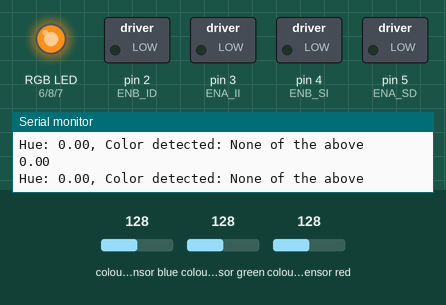
A sketch run on a simulated Arduino Mega 2560, built with avr-gcc and run on an emulated ATmega2560. On the bench: switched loads named in the sketch (green lamp = pin HIGH), an RGB LED mixed from three pins (HIGH = lit), the last lines printed to the serial monitor. Dashed ring = blinking. The inputs (shaded band) are chosen by the test bench; at power-on: colour sensor blue 128, colour sensor green 128, colour sensor red 128.

Above: at 2.9 s.
3.0 s: colour sensor blue set to 123
At 5.7 s:
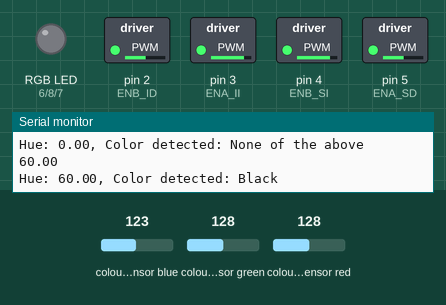
9.0 s: colour sensor green set to 127
At 11.7 s:
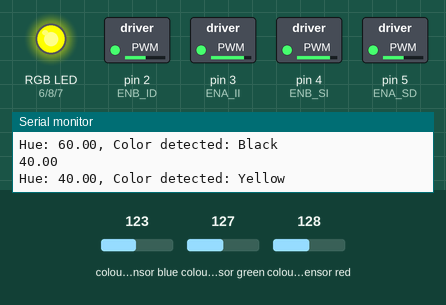
15.0 s: colour sensor red set to 191
At 18.1 s:
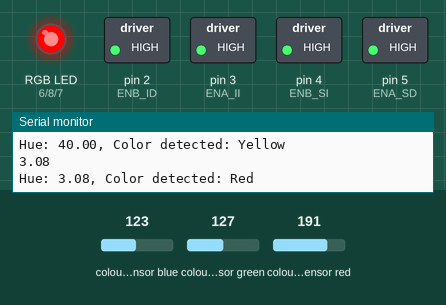
Timing chart, 0 to 19.6 s (numbered marks = the images above; inputs shaded):
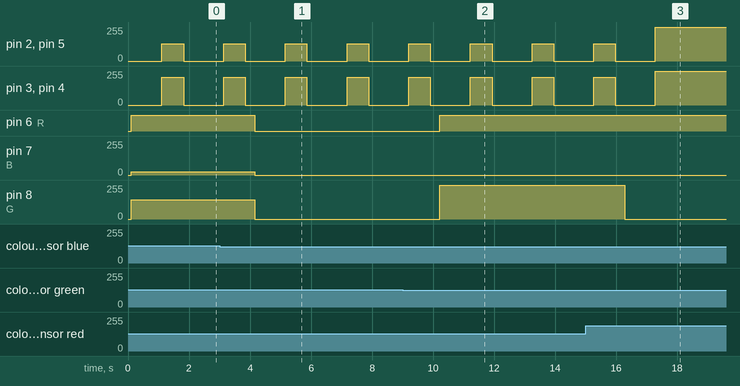

The sketch:

ColorSensing.ino
```cpp
#include <Wire.h>
#include "Adafruit_TCS34725.h"
#include "ColorConverterLib.h"

Adafruit_TCS34725 tcs = Adafruit_TCS34725(TCS34725_INTEGRATIONTIME_50MS, TCS34725_GAIN_1X);

const int R = 6;
const int G = 8;
const int B = 7;

// Motores
//  Pines motor superior izquierdo
const int IN1_SI = 43;
const int IN2_SI = 42;
const int ENB_SI = 4;
const int ENC_A_SI = 29;
const int ENC_B_SI = 28;

// Pines motor superior derecho
const int IN1_SD = 45;
const int IN2_SD = 44;
const int ENA_SD = 5;
const int ENC_A_SD = 25;
const int ENC_B_SD = 24;

// Pines motor inferior izquierdo
const int IN1_II = 41;
const int IN2_II = 40;
const int ENA_II = 3;
const int ENC_A_II = 27;
const int ENC_B_II = 26;

// Pines motor inferior derecho
const int IN1_ID = 39;
const int IN2_ID = 38;
const int ENB_ID = 2;
const int ENC_A_ID = 31;
const int ENC_B_ID = 30;

void adelante(){
    // Motor superior derecho
    digitalWrite(IN1_SD,HIGH);
    digitalWrite(IN2_SD,LOW);
    analogWrite(ENA_SD,130);

    // Motor inferior derecho
    digitalWrite(IN1_ID,LOW);
    digitalWrite(IN2_ID,HIGH);
    analogWrite(ENB_ID,130);

    // Motor inferior izquierdo
    digitalWrite(IN1_II,LOW);
    digitalWrite(IN2_II,HIGH);
    analogWrite(ENA_II,210);


    // Motor superior izquierdo
    digitalWrite(IN1_SI,HIGH);
    digitalWrite(IN2_SI,LOW);
    analogWrite(ENB_SI,210);

    delay(710);
}

void detener(){
    // Motor superior derecho
    digitalWrite(IN1_SD,HIGH);
    digitalWrite(IN2_SD,LOW);
    analogWrite(ENA_SD,0);

    // Motor inferior derecho
    digitalWrite(IN1_ID,LOW);
    digitalWrite(IN2_ID,HIGH);
    analogWrite(ENB_ID,0);

    // Motor inferior izquierdo
    digitalWrite(IN1_II,LOW);
    digitalWrite(IN2_II,HIGH);
    analogWrite(ENA_II,0);


    // Motor superior izquierdo
    digitalWrite(IN1_SI,HIGH);
    digitalWrite(IN2_SI,LOW);
    analogWrite(ENB_SI,0);

    delay(200);
}

void ramp(){
    // Motor superior derecho
    digitalWrite(IN1_SD,HIGH);
    digitalWrite(IN2_SD,LOW);
    analogWrite(ENA_SD,255);

    // Motor inferior derecho
    digitalWrite(IN1_ID,LOW);
    digitalWrite(IN2_ID,HIGH);
    analogWrite(ENB_ID,255);

    // Motor inferior izquierdo
    digitalWrite(IN1_II,LOW);
    digitalWrite(IN2_II,HIGH);
    analogWrite(ENA_II,255);


    // Motor superior izquierdo
    digitalWrite(IN1_SI,HIGH);
    digitalWrite(IN2_SI,LOW);
    analogWrite(ENB_SI,255);

    delay(10000);
}

String getColor(double hue)
{
    Serial.println(hue);
    if (hue > 30 && hue < 59.5) {
        return "Yellow";
    }
    else if (hue > 59.9 && hue < 65) {
        return "Black";
    }
    else if (hue > 222 && hue < 265) {
        return "Purple";
    }
    else if (hue > 195 && hue < 222) {
        return "Blue";
    }
    else if (hue > 300 && hue < 360) {
        return "Pink";
    }
    else if (hue > 0 && hue < 25) {
        return "Red";
    }
    else if (hue > 85 && hue < 125) {
        return "Green";
    }
    else {
        return "None of the above";
    }
}

void showColor(String color){
    if(color == "Yellow"){
      analogWrite(R,255);
      analogWrite(G,255);
      analogWrite(B,0);
    }else if(color == "Black"){
      analogWrite(R,0);
      analogWrite(G,0);
      analogWrite(B,0);
    }else if(color == "Purple"){
      analogWrite(R,100);
      analogWrite(G,0);
      analogWrite(B,100);
    }else if(color == "Blue"){
      analogWrite(R,0);
      analogWrite(G,0);
      analogWrite(B,255);
    }else if(color == "Pink"){
      analogWrite(R,255);
      analogWrite(G,23);
      analogWrite(B,192);
    }else if(color == "Red"){
      analogWrite(R,255);
      analogWrite(G,0);
      analogWrite(B,0);
    }else if(color == "Green"){
      analogWrite(R,0);
      analogWrite(G,255);
      analogWrite(B,0);
    }else{
      analogWrite(R,255);
      analogWrite(G,143);
      analogWrite(B,23);
    }
}

void setup()
{
  Serial.begin(9600);
  if (!tcs.begin()) {
    Serial.println("No se detectó el sensor TCS34725. Verifique la conexión.");
    while (1);
  }else{
    Serial.println("Se inicio correctamente");
  }
  pinMode(R, OUTPUT);
  pinMode(G, OUTPUT);
  pinMode(B, OUTPUT);
}

bool redDetected = false;

void loop()
{
  if (!redDetected){
      uint16_t clear, red, green, blue;

      tcs.setInterrupt(false);
      delay(60); // Takes 60ms to capture the color
      tcs.getRawData(&red, &green, &blue, &clear);
      tcs.setInterrupt(true);

      // Make rgb measurement relative
      uint32_t sum = clear;
      float r, g, b;
      r = red; r /= sum;
      g = green; g /= sum;
      b = blue; b /= sum;

      // Scale rgb to bytes
      r *= 256; g *= 256; b *= 256;

      // Convert to hue, saturation, value
      double hue, saturation, value;
      ColorConverter::RgbToHsv(static_cast<uint8_t>(r), static_cast<uint8_t>(g), static_cast<uint8_t>(b), hue, saturation, value);

      // Show color name
      String detectedColor = getColor(hue * 360);
      Serial.println("Hue: " + String(hue * 360) + ", Color detected: " + detectedColor);  // Print hue and detected color
      showColor(detectedColor);
      if (detectedColor == "Red") {
        redDetected = true;
      }
      // differentColor();
      delay(1000);

      if (!redDetected) {
        adelante();
        detener();
      }
  }
  else {
      ramp();
  }
}
```

ColorConverterLib.cpp
```cpp
// (licence header left out)
#include "ColorConverterLib.h"

void ColorConverter::RgbToHsv(uint8_t red, uint8_t green, uint8_t blue, double& hue, double& saturation, double& value)
{
	auto rd = static_cast<double>(red) / 255;
	auto gd = static_cast<double>(green) / 255;
	auto bd = static_cast<double>(blue) / 255;
	auto max = threeway_max(rd, gd, bd), min = threeway_min(rd, gd, bd);

	value = max;

	auto d = max - min;
	saturation = max == 0 ? 0 : d / max;

	hue = 0;
	if (max != min)
	{
		if (max == rd)
		{
			hue = (gd - bd) / d + (gd < bd ? 6 : 0);
		}
		else if (max == gd)
		{
			hue = (bd - rd) / d + 2;
		}
		else if (max == bd)
		{
			hue = (rd - gd) / d + 4;
		}
		hue /= 6;
	}
}


void ColorConverter::RgbToHsl(uint8_t red, uint8_t green, uint8_t blue, double& hue, double& saturation, double& lighting)
{
	auto rd = static_cast<double>(red) / 255;
	auto gd = static_cast<double>(green) / 255;
	auto bd = static_cast<double>(blue) / 255;

	auto max = threeway_max(rd, gd, bd);
	auto min = threeway_min(rd, gd, bd);

	double h, s, l = (max + min) / 2;

	if (max == min)
	{
		h = s = 0; // achromatic
	}
	else
	{
		auto d = max - min;
		s = l > 0.5 ? d / (2 - max - min) : d / (max + min);
		if (max == rd)
		{
			h = (gd - bd) / d + (gd < bd ? 6 : 0);
		}
		else if (max == gd)
		{
			h = (bd - rd) / d + 2;
		}
		else if (max == bd)
		{
			h = (rd - gd) / d + 4;
		}
		h /= 6;
	}

	hue = h;
	saturation = s;
	lighting = l;
}

void ColorConverter::HsvToRgb(double hue, double saturation, double value, uint8_t& red, uint8_t& green, uint8_t& blue)
{
	double r, g, b;

	auto i = static_cast<int>(hue * 6);
	auto f = hue * 6 - i;
	auto p = value * (1 - saturation);
	auto q = value * (1 - f * saturation);
	auto t = value * (1 - (1 - f) * saturation);

	switch (i % 6)
	{
	case 0: r = value , g = t , b = p;
		break;
	case 1: r = q , g = value , b = p;
		break;
	case 2: r = p , g = value , b = t;
		break;
	case 3: r = p , g = q , b = value;
		break;
	case 4: r = t , g = p , b = value;
		break;
	case 5: r = value , g = p , b = q;
		break;
	}

	red = static_cast<uint8_t>(r * 255);
	green = static_cast<uint8_t>(g * 255);
	blue = static_cast<uint8_t>(b * 255);
}


void ColorConverter::HslToRgb(double hue, double saturation, double lightness, uint8_t& red, uint8_t& green, uint8_t& blue)
{
	double r, g, b;

	if (saturation == 0)
	{
		r = g = b = lightness; // achromatic
	}
	else
	{
		auto q = lightness < 0.5 ? lightness * (1 + saturation) : lightness + saturation - lightness * saturation;
		auto p = 2 * lightness - q;
		r = hue2rgb(p, q, hue + 1 / 3.0);
		g = hue2rgb(p, q, hue);
		b = hue2rgb(p, q, hue - 1 / 3.0);
	}

	red = static_cast<uint8_t>(r * 255);
	green = static_cast<uint8_t>(g * 255);
	blue = static_cast<uint8_t>(b * 255);
}

void ColorConverter::TemperatureToRgb(int kelvin, uint8_t& red, uint8_t& green, uint8_t& blue)
{
	auto temp = kelvin / 100;

	if (temp <= 66)
	{
		red = 255;
		green = 99.4708025861 * log(temp) - 161.1195681661;

		if (temp <= 19)
		{
			blue = 0;
		}
		else
		{
			blue = 138.5177312231 * log(temp - 10) - 305.0447927307;
		}
	}
	else
	{
		red = 329.698727446 * pow(temp - 60, -0.1332047592);
		green = 288.1221695283 * pow(temp - 60, -0.0755148492);
		blue = 255;
	}
}

void ColorConverter::HexToRgb(String hex, uint8_t& red, uint8_t& green, uint8_t& blue)
{
	long number;
	if(hex[0] == '#')  number = strtol(&hex[1], nullptr, 16);
	else number = strtol(&hex[0], nullptr, 16);
	red = number >> 16;
	green = number >> 8 & 0xFF;
	blue = number & 0xFF;
}

void ColorConverter::RgbToHex(uint8_t red, uint8_t green, uint8_t blue, String &hex)
{
	char hexArray[6] = { 0 };
	sprintf(hexArray, "%02X%02X%02X", red, green, blue);
	hex = hexArray;
}


double inline ColorConverter::threeway_max(double a, double b, double c)
{
	return max(a, max(b, c));
}

double inline ColorConverter::threeway_min(double a, double b, double c)
{
	return min(a, min(b, c));
}

double ColorConverter::hue2rgb(double p, double q, double t)
{
	if (t < 0) t += 1;
	if (t > 1) t -= 1;
	if (t < 1 / 6.0) return p + (q - p) * 6 * t;
	if (t < 1 / 2.0) return q;
	if (t < 2 / 3.0) return p + (q - p) * (2 / 3.0 - t) * 6;
	return p;
}
```

ColorConverterLib.h
```cpp
// (licence header left out)
#ifndef _COLORCONVERTER_h
#define _COLORCONVERTER_h

#if defined(ARDUINO) && ARDUINO >= 100
	#include "Arduino.h"
#else
	#include "WProgram.h"
#endif

class ColorConverter
{

public:
	static void RgbToHsv(uint8_t r, uint8_t g, uint8_t b, double &hue, double &saturation, double &value);

	static void RgbToHsl(uint8_t red, uint8_t green, uint8_t blue, double &hue, double &saturation, double &lighting);

	static void HsvToRgb(double hue, double saturation, double value, uint8_t & red, uint8_t & green, uint8_t & blue);

	static void HslToRgb(double hue, double saturation, double lightness, uint8_t &red, uint8_t &green, uint8_t &blue);

	static void TemperatureToRgb(int kelvin, uint8_t & red, uint8_t & green, uint8_t & blue);

	static void HexToRgb(String hex, uint8_t& r, uint8_t& g, uint8_t& b);

	static void RgbToHex(uint8_t r, uint8_t g, uint8_t b, String &hex);

private:
	static double threeway_max(double a, double b, double c);
	static double threeway_min(double a, double b, double c);
	static double hue2rgb(double p, double q, double t);
};
#endif
```

RGB.ino
```cpp
// const int R = 6;
// const int G = 8;
// const int B = 7;

// void differentColor() {
//   // Yellow
//   Serial.println("Yellow");
//   analogWrite(R, 255);
//   analogWrite(G, 255);
//   analogWrite(B, 0);
//   delay(2000);

//   // Black
//   Serial.println("Black");
//   analogWrite(R, 0);
//   analogWrite(G, 0);
//   analogWrite(B, 0);
//   delay(2000);

//   // Purple
//   Serial.println("Purple");
//   analogWrite(R, 31);
//   analogWrite(G, 0);
//   analogWrite(B, 56);
//   delay(2000);

//   // Blue
//   Serial.println("Blue");
//   analogWrite(R, 0);
//   analogWrite(G, 0);
//   analogWrite(B, 255);
//   delay(2000);

//   // Pink
//   Serial.println("Pink");
//   analogWrite(R, 255);
//   analogWrite(G, 0);
//   analogWrite(B, 200);
//   delay(2000);

//   // Red
//   Serial.println("Red");
//   analogWrite(R, 255);
//   analogWrite(G, 0);
//   analogWrite(B, 0);
//   delay(2000);

//   // Green
//   Serial.println("Green");
//   analogWrite(R, 0);
//   analogWrite(G, 255);
//   analogWrite(B, 0);
//   delay(2000);
// }

// void setup() {
//   Serial.begin(9600);
//   pinMode(R,OUTPUT);
//   pinMode(G,OUTPUT);
//   pinMode(B,OUTPUT);
// }

// void loop() {
//   differentColor();
// }
```

Measured:
- the behaviour switches between 128 and 127 on colour sensor blue (found by bisection; images 0 and 1)
- the behaviour switches between 128 and 127 on colour sensor green (found by bisection; images 1 and 2)
- after the input at 3.0 s, pin 6 (R): HIGH → LOW after 1.2 s; pin 7 (B): 23/255 → 0/255 after 1.2 s; pin 8 (G): 143/255 → 0/255 after 1.2 s
- after the input at 9.0 s, pin 6 (R): LOW → HIGH after 1.2 s; pin 8 (G): 0/255 → 255/255 after 1.2 s
- after the input at 15.0 s, pin 8 (G): 255/255 → 0/255 after 1.3 s
